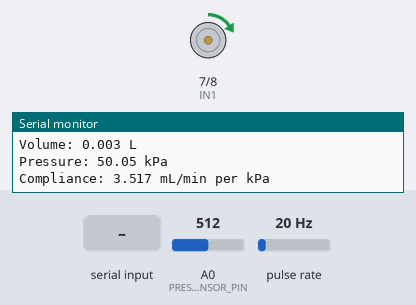
Bench run of a sketch on a simulated Arduino Uno, built with avr-gcc and run on an emulated ATmega328P. Shown: motor-driver pin pairs drawn as motors (green arrow = first pin HIGH = forward, orange = second pin HIGH = backward, longer = more drive, scaled by the enable pin), the last lines printed to the serial monitor. Wiring (inferred from the names in the program): pulse sensor: data pin 2. The inputs (shaded band) are chosen by the test bench; at power-on: pulse rate 20 Hz, A0 (PRESSURE_SENSOR_PIN) = 512.

Above: at 1.2 s.
1.3 s: pulse rate (sensor on pin 2) set to 196 Hz
At 4.2 s:
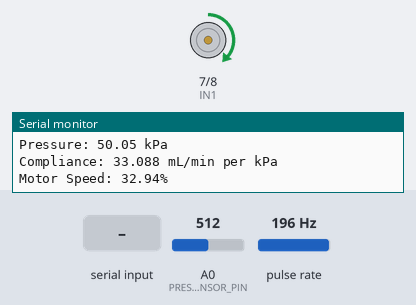
4.7 s: A0 (PRESSURE_SENSOR_PIN) set to 306
At 6.4 s:
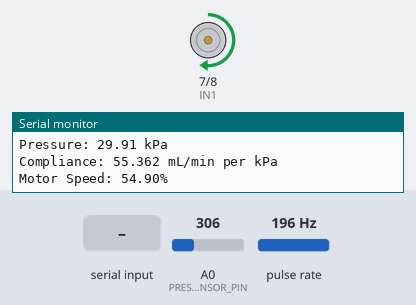
6.9 s: A0 (PRESSURE_SENSOR_PIN) set to 122
At 8.7 s:
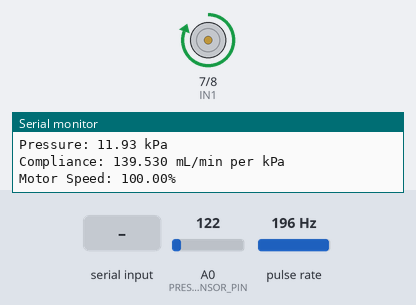
9.0 s: "override\n" received over Serial
11.0 s: "90,45\n" received over Serial
At 12.2 s:
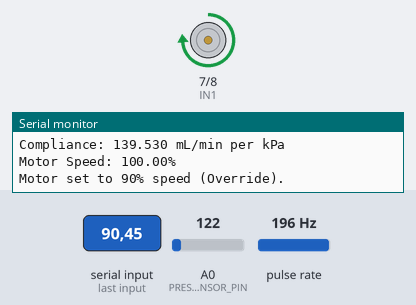
13.2 s: "exit\n" received over Serial
At 15.5 s:
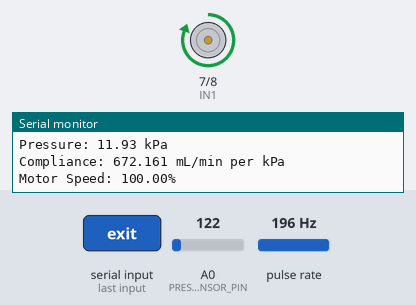
Timing chart, 0 to 17.0 s (numbered marks = the images above; inputs shaded):
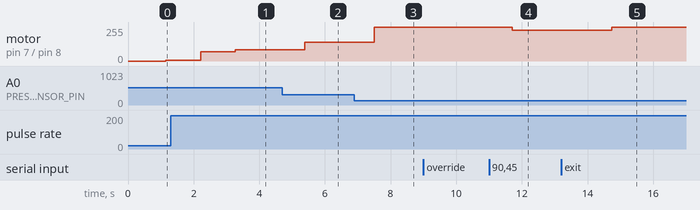

The sketch:

MICP_GPT.ino
```cpp
// Pin Definitions
#define FLOW_SENSOR_PIN 2   // Pin for flow sensor input (interrupt)
#define PRESSURE_SENSOR_PIN A0 // Analog pin for pressure sensor input
#define ENA 9                // Enable pin for motor (PWM pin)
#define IN1 7                // Control pin 1 for motor
#define IN2 8                // Control pin 2 for motor

// Constants
const float FLOW_CALIBRATION_FACTOR = 7.5; // Flow sensor calibration (pulses/mL)
const int PRESSURE_SENSOR_MAX = 1023;     // Max ADC value
const float PRESSURE_SENSOR_MAX_KPA = 100.0; // Max pressure in kPa

// Variables
volatile int pulseCount = 0; // Flow sensor pulse counter
float flowRate = 0.0;        // Flow rate in mL/min
float volume = 0.0;          // Volume in liters
float pressure = 0.0;        // Pressure in kPa
float compliance = 0.0;      // Compliance (mL/min per kPa)
bool overrideMode = false;   // User override mode
int overrideSpeed = 0;       // Override speed (0-100%)

// Interrupt service routine for flow sensor
void pulseCounter() {
  pulseCount++;
}

void setup() {
  // Initialize pins
  pinMode(FLOW_SENSOR_PIN, INPUT_PULLUP);
  pinMode(PRESSURE_SENSOR_PIN, INPUT);
  pinMode(ENA, OUTPUT);
  pinMode(IN1, OUTPUT);
  pinMode(IN2, OUTPUT);

  // Initialize serial communication
  Serial.begin(9600);
  Serial.println("System Initialized");
  Serial.println("Press 'override' to enable manual control.");
  attachInterrupt(digitalPinToInterrupt(FLOW_SENSOR_PIN), pulseCounter, RISING); // Attach interrupt
}

void loop() {
  if (!overrideMode) {
    enableOverride();
    calculateFlow();
    readPressure();
    calculateCompliance();
    adjustMotorSpeed();
  } else {
    handleOverride();
  }

  delay(1000); // Update every second
}

// Function to calculate flow rate and volume
void calculateFlow() {
  noInterrupts(); // Disable interrupts to safely read pulse count
  int pulses = pulseCount;
  pulseCount = 0;
  interrupts(); // Re-enable interrupts

  flowRate = (pulses / FLOW_CALIBRATION_FACTOR) * 60.0; // mL/min
  volume += (flowRate / 60000.0); // Convert mL/min to liters per second
  Serial.print("Flow Rate: ");
  Serial.print(flowRate);
  Serial.println(" mL/min");
  Serial.print("Volume: ");
  Serial.print(volume, 3);
  Serial.println(" L");
}

// Function to read pressure sensor value
void readPressure() {
  int adcValue = analogRead(PRESSURE_SENSOR_PIN);
  pressure = (adcValue / (float)PRESSURE_SENSOR_MAX) * PRESSURE_SENSOR_MAX_KPA;
  Serial.print("Pressure: ");
  Serial.print(pressure);
  Serial.println(" kPa");
}

// Function to calculate compliance
void calculateCompliance() {
  if (pressure > 0) {
    compliance = flowRate / pressure;
    Serial.print("Compliance: ");
    Serial.print(compliance, 3);
    Serial.println(" mL/min per kPa");
  } else {
    compliance = 0;
    Serial.println("Compliance: Undefined (Pressure is 0)");
  }
}

// Function to adjust motor speed based on compliance
void adjustMotorSpeed() {
  int speed = constrain(map(compliance, 0, 100, 0, 255), 0, 255); // Map compliance to PWM range
  analogWrite(ENA, speed);
  digitalWrite(IN1, HIGH);
  digitalWrite(IN2, LOW); // Set motor direction forward
  Serial.print("Motor Speed: ");
  Serial.print((speed / 255.0) * 100);
  Serial.println("%");
}

// Function to handle user override
void handleOverride() {
  if (Serial.available() > 0) {
    String input = Serial.readStringUntil('\n');
    input.trim();

    if (input.equalsIgnoreCase("exit")) {
      overrideMode = false;
      Serial.println("Exiting override mode.");
    } else {
      int speed = input.toInt();
      if (speed >= 0 && speed <= 100) {
        overrideSpeed = speed;
        int pwmValue = map(overrideSpeed, 0, 100, 0, 255);
        analogWrite(ENA, pwmValue);
        digitalWrite(IN1, HIGH);
        digitalWrite(IN2, LOW);
        Serial.print("Motor set to ");
        Serial.print(overrideSpeed);
        Serial.println("% speed (Override).");
      } else {
        Serial.println("Invalid input. Enter a speed (0-100) or 'exit' to return to auto mode.");
      }
    }
  }
}

// Function to enable override mode
void enableOverride() {
  if (Serial.available() > 0) {
    String input = Serial.readStringUntil('\n');
    input.trim();

    if (input.equalsIgnoreCase("override")) {
      overrideMode = true;
      Serial.println("Override mode enabled. Enter motor speed (0-100):");
    }
  }
}
```

Measured:
- after the input at 1.3 s, motor on pin 7 (IN1) / pin 8 (IN2): forward 7/255 → forward 68/255 after 0.91 s, → forward 84/255 1.1 s later
- after the input at 4.7 s, motor on pin 7 (IN1) / pin 8 (IN2): forward 84/255 → forward 140/255 after 0.69 s
- after the input at 6.9 s, motor on pin 7 (IN1) / pin 8 (IN2): forward 140/255 → forward 255/255 after 0.60 s
- after the input at 11.0 s, motor on pin 7 (IN1) / pin 8 (IN2): forward 255/255 → forward 229/255 after 0.70 s
- after the input at 13.2 s, motor on pin 7 (IN1) / pin 8 (IN2): forward 229/255 → forward 255/255 after 1.5 s
